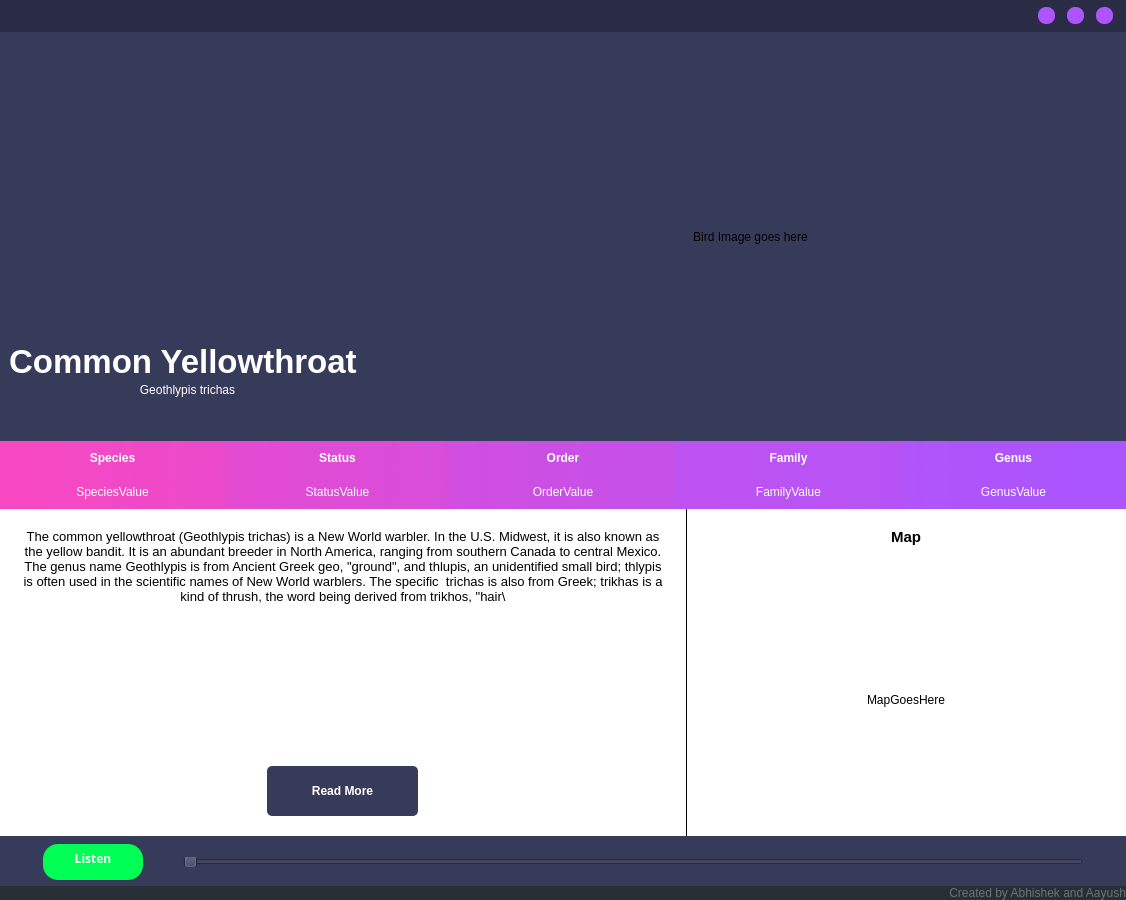
<?xml version="1.0" encoding="UTF-8"?>
<ui version="4.0">
 <class>MainWindow</class>
 <widget class="QMainWindow" name="MainWindow">
  <property name="geometry">
   <rect>
    <x>0</x>
    <y>0</y>
    <width>1124</width>
    <height>900</height>
   </rect>
  </property>
  <property name="windowTitle">
   <string>MainWindow</string>
  </property>
  <property name="tabShape">
   <enum>QTabWidget::Rounded</enum>
  </property>
  <widget class="QWidget" name="centralwidget">
   <property name="styleSheet">
    <string notr="true">background-color: rgb(255, 255, 255);

</string>
   </property>
   <layout class="QVBoxLayout" name="verticalLayout_2">
    <property name="leftMargin">
     <number>0</number>
    </property>
    <property name="topMargin">
     <number>0</number>
    </property>
    <property name="rightMargin">
     <number>0</number>
    </property>
    <property name="bottomMargin">
     <number>0</number>
    </property>
    <item>
     <layout class="QVBoxLayout" name="verticalLayout" stretch="0,15,0,12,0,0">
      <property name="spacing">
       <number>0</number>
      </property>
      <property name="leftMargin">
       <number>0</number>
      </property>
      <item>
       <widget class="QFrame" name="titleBarFrame">
        <property name="minimumSize">
         <size>
          <width>0</width>
          <height>32</height>
         </size>
        </property>
        <property name="maximumSize">
         <size>
          <width>16777215</width>
          <height>32</height>
         </size>
        </property>
        <property name="styleSheet">
         <string notr="true">background-color:rgb(41, 44, 68);</string>
        </property>
        <layout class="QHBoxLayout" name="Top">
         <property name="spacing">
          <number>0</number>
         </property>
         <property name="leftMargin">
          <number>0</number>
         </property>
         <property name="topMargin">
          <number>0</number>
         </property>
         <property name="rightMargin">
          <number>0</number>
         </property>
         <property name="bottomMargin">
          <number>0</number>
         </property>
         <item>
          <widget class="QLabel" name="TitleBar">
           <property name="styleSheet">
            <string notr="true">color:white;</string>
           </property>
           <property name="text">
            <string/>
           </property>
          </widget>
         </item>
         <item>
          <widget class="QFrame" name="frame">
           <property name="minimumSize">
            <size>
             <width>100</width>
             <height>30</height>
            </size>
           </property>
           <property name="maximumSize">
            <size>
             <width>100</width>
             <height>30</height>
            </size>
           </property>
           <property name="styleSheet">
            <string notr="true"/>
           </property>
           <property name="frameShape">
            <enum>QFrame::NoFrame</enum>
           </property>
           <property name="frameShadow">
            <enum>QFrame::Raised</enum>
           </property>
           <layout class="QHBoxLayout" name="horizontalLayout_2">
            <property name="spacing">
             <number>0</number>
            </property>
            <property name="leftMargin">
             <number>0</number>
            </property>
            <property name="topMargin">
             <number>0</number>
            </property>
            <property name="rightMargin">
             <number>0</number>
            </property>
            <property name="bottomMargin">
             <number>0</number>
            </property>
            <item>
             <widget class="QPushButton" name="minimizeButton">
              <property name="minimumSize">
               <size>
                <width>15</width>
                <height>15</height>
               </size>
              </property>
              <property name="maximumSize">
               <size>
                <width>17</width>
                <height>17</height>
               </size>
              </property>
              <property name="font">
               <font>
                <family>MS Shell Dlg 2</family>
               </font>
              </property>
              <property name="toolTip">
               <string>Minimize</string>
              </property>
              <property name="styleSheet">
               <string notr="true">QPushButton
{
	border:none;
	border-radius:8px;
	background-color: rgb(174, 84, 252);
}
QPushButton:hover
{
	background-color: rgba(174, 84, 252,150);
}
</string>
              </property>
              <property name="text">
               <string/>
              </property>
             </widget>
            </item>
            <item>
             <widget class="QPushButton" name="maximizeButton">
              <property name="minimumSize">
               <size>
                <width>15</width>
                <height>15</height>
               </size>
              </property>
              <property name="maximumSize">
               <size>
                <width>17</width>
                <height>17</height>
               </size>
              </property>
              <property name="toolTip">
               <string>Maximize</string>
              </property>
              <property name="styleSheet">
               <string notr="true">QPushButton
{
	border:none;
	border-radius:8px;
	background-color: rgb(174, 84, 252);
}
QPushButton:hover
{
	background-color: rgba(174, 84, 252,150);
}
</string>
              </property>
              <property name="text">
               <string/>
              </property>
             </widget>
            </item>
            <item>
             <widget class="QPushButton" name="closeButton">
              <property name="minimumSize">
               <size>
                <width>15</width>
                <height>15</height>
               </size>
              </property>
              <property name="maximumSize">
               <size>
                <width>17</width>
                <height>17</height>
               </size>
              </property>
              <property name="toolTip">
               <string>Close</string>
              </property>
              <property name="whatsThis">
               <string>Close</string>
              </property>
              <property name="styleSheet">
               <string notr="true">QPushButton
{
	border:none;
	border-radius:8px;
	background-color: rgb(174, 84, 252);
}
QPushButton:hover
{
	background-color: rgba(174, 84, 252,150);
}
</string>
              </property>
              <property name="text">
               <string/>
              </property>
             </widget>
            </item>
           </layout>
          </widget>
         </item>
        </layout>
       </widget>
      </item>
      <item>
       <layout class="QHBoxLayout" name="NameImageBar" stretch="1,2">
        <property name="spacing">
         <number>0</number>
        </property>
        <property name="leftMargin">
         <number>0</number>
        </property>
        <property name="topMargin">
         <number>0</number>
        </property>
        <item>
         <layout class="QVBoxLayout" name="BirdNameContainer" stretch="2,3">
          <property name="spacing">
           <number>0</number>
          </property>
          <property name="leftMargin">
           <number>0</number>
          </property>
          <item>
           <layout class="QVBoxLayout" name="verticalLayout_4">
            <item>
             <widget class="QWidget" name="EmptyWidget" native="true">
              <property name="styleSheet">
               <string notr="true">background-color: rgb(55, 59, 90);</string>
              </property>
             </widget>
            </item>
           </layout>
          </item>
          <item>
           <layout class="QVBoxLayout" name="MainBirdName" stretch="3,1">
            <property name="spacing">
             <number>0</number>
            </property>
            <property name="leftMargin">
             <number>0</number>
            </property>
            <property name="rightMargin">
             <number>0</number>
            </property>
            <item>
             <widget class="QLabel" name="BirdName">
              <property name="font">
               <font>
                <pointsize>25</pointsize>
                <weight>75</weight>
                <bold>true</bold>
               </font>
              </property>
              <property name="layoutDirection">
               <enum>Qt::LeftToRight</enum>
              </property>
              <property name="autoFillBackground">
               <bool>false</bool>
              </property>
              <property name="styleSheet">
               <string notr="true">background-color: rgb(55, 59, 90);
color:white;</string>
              </property>
              <property name="text">
               <string>Common Yellowthroat </string>
              </property>
              <property name="textFormat">
               <enum>Qt::AutoText</enum>
              </property>
              <property name="alignment">
               <set>Qt::AlignBottom|Qt::AlignHCenter</set>
              </property>
              <property name="wordWrap">
               <bool>true</bool>
              </property>
              <property name="margin">
               <number>0</number>
              </property>
             </widget>
            </item>
            <item>
             <widget class="QLabel" name="BinomialName">
              <property name="styleSheet">
               <string notr="true">background-color: rgb(55, 59, 90);
color:white;
border:none;
padding:10px;
padding-top:0px;</string>
              </property>
              <property name="text">
               <string>Geothlypis trichas</string>
              </property>
              <property name="alignment">
               <set>Qt::AlignHCenter|Qt::AlignTop</set>
              </property>
              <property name="margin">
               <number>0</number>
              </property>
             </widget>
            </item>
           </layout>
          </item>
         </layout>
        </item>
        <item>
         <layout class="QVBoxLayout" name="ImageContainer">
          <property name="sizeConstraint">
           <enum>QLayout::SetDefaultConstraint</enum>
          </property>
          <item>
           <widget class="QLabel" name="BirdImageMain">
            <property name="styleSheet">
             <string notr="true">background-color: rgb(55, 59, 90);</string>
            </property>
            <property name="text">
             <string>Bird Image goes here</string>
            </property>
            <property name="alignment">
             <set>Qt::AlignCenter</set>
            </property>
           </widget>
          </item>
         </layout>
        </item>
       </layout>
      </item>
      <item>
       <widget class="QWidget" name="widget" native="true">
        <property name="styleSheet">
         <string notr="true">QWidget{
color:white;
padding:10px;

}</string>
        </property>
        <layout class="QHBoxLayout" name="horizontalLayout">
         <property name="spacing">
          <number>0</number>
         </property>
         <property name="leftMargin">
          <number>0</number>
         </property>
         <property name="topMargin">
          <number>0</number>
         </property>
         <property name="rightMargin">
          <number>0</number>
         </property>
         <property name="bottomMargin">
          <number>0</number>
         </property>
         <item>
          <layout class="QHBoxLayout" name="DetailsBar">
           <property name="spacing">
            <number>0</number>
           </property>
           <property name="leftMargin">
            <number>0</number>
           </property>
           <property name="topMargin">
            <number>0</number>
           </property>
           <item>
            <layout class="QVBoxLayout" name="SpeciesContainer">
             <property name="spacing">
              <number>0</number>
             </property>
             <property name="leftMargin">
              <number>0</number>
             </property>
             <item>
              <widget class="QLabel" name="SpeciesHeader">
               <property name="font">
                <font>
                 <pointsize>9</pointsize>
                 <weight>75</weight>
                 <bold>true</bold>
                </font>
               </property>
               <property name="styleSheet">
                <string notr="true">border-radius:0;
background-color: qlineargradient(spread:pad, x1:0, y1:0.483, x2:1, y2:0.494, stop:0 rgb(248,72,193), stop:1 rgb(235,74,203));</string>
               </property>
               <property name="text">
                <string>Species</string>
               </property>
               <property name="alignment">
                <set>Qt::AlignCenter</set>
               </property>
              </widget>
             </item>
             <item>
              <widget class="QLabel" name="SpeciesValue">
               <property name="styleSheet">
                <string notr="true">border-radius:0;
background-color: qlineargradient(spread:pad, x1:0, y1:0.483, x2:1, y2:0.494, stop:0 rgb(248,72,193), stop:1 rgb(235,74,203));
</string>
               </property>
               <property name="text">
                <string>SpeciesValue</string>
               </property>
               <property name="alignment">
                <set>Qt::AlignCenter</set>
               </property>
              </widget>
             </item>
            </layout>
           </item>
           <item>
            <layout class="QVBoxLayout" name="StatusContainer">
             <property name="spacing">
              <number>0</number>
             </property>
             <property name="leftMargin">
              <number>0</number>
             </property>
             <item>
              <widget class="QLabel" name="StatusHeader">
               <property name="font">
                <font>
                 <pointsize>9</pointsize>
                 <weight>75</weight>
                 <bold>true</bold>
                </font>
               </property>
               <property name="styleSheet">
                <string notr="true">border-radius:0;
background-color: qlineargradient(spread:pad, x1:0, y1:0.483, x2:1, y2:0.494, stop:0 rgb(228,75,209), stop:1 rgb(215,77,219));
</string>
               </property>
               <property name="text">
                <string>Status</string>
               </property>
               <property name="alignment">
                <set>Qt::AlignCenter</set>
               </property>
              </widget>
             </item>
             <item>
              <widget class="QLabel" name="StatusValue">
               <property name="styleSheet">
                <string notr="true">border-radius:0;
background-color: qlineargradient(spread:pad, x1:0, y1:0.483, x2:1, y2:0.494, stop:0 rgb(228,75,209), stop:1 rgb(215,77,219));
</string>
               </property>
               <property name="text">
                <string>StatusValue</string>
               </property>
               <property name="alignment">
                <set>Qt::AlignCenter</set>
               </property>
              </widget>
             </item>
            </layout>
           </item>
           <item>
            <layout class="QVBoxLayout" name="OrderContainer">
             <property name="spacing">
              <number>0</number>
             </property>
             <property name="leftMargin">
              <number>0</number>
             </property>
             <item>
              <widget class="QLabel" name="OrderHeader">
               <property name="font">
                <font>
                 <pointsize>9</pointsize>
                 <weight>75</weight>
                 <bold>true</bold>
                </font>
               </property>
               <property name="styleSheet">
                <string notr="true">border-radius:0;
background-color: qlineargradient(spread:pad, x1:0, y1:0.483, x2:1, y2:0.494, stop:0 rgb(209,78,224), stop:1 rgb(196,81,234));
</string>
               </property>
               <property name="text">
                <string>Order</string>
               </property>
               <property name="alignment">
                <set>Qt::AlignCenter</set>
               </property>
              </widget>
             </item>
             <item>
              <widget class="QLabel" name="OrderValue">
               <property name="styleSheet">
                <string notr="true">border-radius:0;
background-color: qlineargradient(spread:pad, x1:0, y1:0.483, x2:1, y2:0.494, stop:0 rgb(209,78,224), stop:1 rgb(196,81,234));
</string>
               </property>
               <property name="text">
                <string>OrderValue</string>
               </property>
               <property name="alignment">
                <set>Qt::AlignCenter</set>
               </property>
              </widget>
             </item>
            </layout>
           </item>
           <item>
            <layout class="QVBoxLayout" name="FamilyContainer">
             <property name="spacing">
              <number>0</number>
             </property>
             <property name="leftMargin">
              <number>0</number>
             </property>
             <item>
              <widget class="QLabel" name="FamilyHeader">
               <property name="font">
                <font>
                 <pointsize>9</pointsize>
                 <weight>75</weight>
                 <bold>true</bold>
                </font>
               </property>
               <property name="styleSheet">
                <string notr="true">border-radius:0;
background-color: qlineargradient(spread:pad, x1:0, y1:0.483, x2:1, y2:0.494, stop:0 rgb(190,82,240), stop:1 rgb(183,83,245));</string>
               </property>
               <property name="text">
                <string>Family</string>
               </property>
               <property name="alignment">
                <set>Qt::AlignCenter</set>
               </property>
              </widget>
             </item>
             <item>
              <widget class="QLabel" name="FamilyValue">
               <property name="styleSheet">
                <string notr="true">border-radius:0;
background-color: qlineargradient(spread:pad, x1:0, y1:0.483, x2:1, y2:0.494, stop:0 rgb(190,82,240), stop:1 rgb(183,83,245));</string>
               </property>
               <property name="text">
                <string>FamilyValue</string>
               </property>
               <property name="alignment">
                <set>Qt::AlignCenter</set>
               </property>
              </widget>
             </item>
            </layout>
           </item>
           <item>
            <layout class="QVBoxLayout" name="GenusContainer">
             <property name="spacing">
              <number>0</number>
             </property>
             <property name="leftMargin">
              <number>0</number>
             </property>
             <item>
              <widget class="QLabel" name="GenusHeader">
               <property name="font">
                <font>
                 <pointsize>9</pointsize>
                 <weight>75</weight>
                 <bold>true</bold>
                 <kerning>true</kerning>
                </font>
               </property>
               <property name="styleSheet">
                <string notr="true">border-radius:0;
background-color: qlineargradient(spread:pad, x1:0, y1:0.483, x2:1, y2:0.494, stop:0 rgb(177,84,250), stop:1 rgb(170,85,255));
</string>
               </property>
               <property name="text">
                <string>Genus</string>
               </property>
               <property name="alignment">
                <set>Qt::AlignCenter</set>
               </property>
              </widget>
             </item>
             <item>
              <widget class="QLabel" name="GenusValue">
               <property name="styleSheet">
                <string notr="true">border-radius:0;
background-color: qlineargradient(spread:pad, x1:0, y1:0.483, x2:1, y2:0.494, stop:0 rgb(177,84,250), stop:1 rgb(170,85,255));
</string>
               </property>
               <property name="text">
                <string>GenusValue</string>
               </property>
               <property name="alignment">
                <set>Qt::AlignCenter</set>
               </property>
              </widget>
             </item>
            </layout>
           </item>
          </layout>
         </item>
        </layout>
       </widget>
      </item>
      <item>
       <layout class="QHBoxLayout" name="DescriptionMap" stretch="0,1">
        <property name="spacing">
         <number>0</number>
        </property>
        <property name="leftMargin">
         <number>0</number>
        </property>
        <item>
         <layout class="QVBoxLayout" name="DescriptionContainer" stretch="5,1">
          <property name="spacing">
           <number>0</number>
          </property>
          <property name="leftMargin">
           <number>20</number>
          </property>
          <property name="topMargin">
           <number>20</number>
          </property>
          <property name="rightMargin">
           <number>20</number>
          </property>
          <property name="bottomMargin">
           <number>20</number>
          </property>
          <item>
           <widget class="QLabel" name="Description">
            <property name="sizePolicy">
             <sizepolicy hsizetype="Preferred" vsizetype="Preferred">
              <horstretch>0</horstretch>
              <verstretch>0</verstretch>
             </sizepolicy>
            </property>
            <property name="minimumSize">
             <size>
              <width>0</width>
              <height>0</height>
             </size>
            </property>
            <property name="font">
             <font>
              <pointsize>10</pointsize>
             </font>
            </property>
            <property name="styleSheet">
             <string notr="true">border:None;</string>
            </property>
            <property name="text">
             <string>The common yellowthroat (Geothlypis trichas) is a New World warbler. In the U.S. Midwest, it is also known as the yellow bandit. It is an abundant breeder in North America, ranging from southern Canada to central Mexico. The genus name Geothlypis is from Ancient Greek geo, &quot;ground&quot;, and thlupis, an unidentified small bird; thlypis is often used in the scientific names of New World warblers. The specific  trichas is also from Greek; trikhas is a kind of thrush, the word being derived from trikhos, &quot;hair\</string>
            </property>
            <property name="alignment">
             <set>Qt::AlignHCenter|Qt::AlignTop</set>
            </property>
            <property name="wordWrap">
             <bool>true</bool>
            </property>
            <property name="margin">
             <number>20</number>
            </property>
           </widget>
          </item>
          <item>
           <layout class="QHBoxLayout" name="ButtonLayoutContainer" stretch="1">
            <property name="spacing">
             <number>0</number>
            </property>
            <property name="leftMargin">
             <number>0</number>
            </property>
            <item>
             <layout class="QHBoxLayout" name="horizontalLayout_3">
              <item>
               <layout class="QVBoxLayout" name="verticalLayout_3"/>
              </item>
              <item>
               <widget class="QPushButton" name="ReadMoreButton">
                <property name="minimumSize">
                 <size>
                  <width>0</width>
                  <height>50</height>
                 </size>
                </property>
                <property name="maximumSize">
                 <size>
                  <width>151</width>
                  <height>50</height>
                 </size>
                </property>
                <property name="font">
                 <font>
                  <weight>75</weight>
                  <bold>true</bold>
                 </font>
                </property>
                <property name="styleSheet">
                 <string notr="true">background-color: rgb(55, 59, 90);
color:white;
border-radius:5px;</string>
                </property>
                <property name="text">
                 <string>Read More</string>
                </property>
               </widget>
              </item>
              <item>
               <layout class="QVBoxLayout" name="verticalLayout_7"/>
              </item>
             </layout>
            </item>
           </layout>
          </item>
         </layout>
        </item>
        <item>
         <layout class="QVBoxLayout" name="MapContainer" stretch="1,5">
          <property name="sizeConstraint">
           <enum>QLayout::SetFixedSize</enum>
          </property>
          <item>
           <widget class="QLabel" name="MapLabel">
            <property name="font">
             <font>
              <pointsize>11</pointsize>
              <weight>75</weight>
              <bold>true</bold>
             </font>
            </property>
            <property name="styleSheet">
             <string notr="true">border-left:1px solid black;</string>
            </property>
            <property name="text">
             <string>Map</string>
            </property>
            <property name="alignment">
             <set>Qt::AlignCenter</set>
            </property>
           </widget>
          </item>
          <item>
           <widget class="QLabel" name="Map">
            <property name="maximumSize">
             <size>
              <width>440</width>
              <height>16777215</height>
             </size>
            </property>
            <property name="styleSheet">
             <string notr="true">border-left:1px solid black;</string>
            </property>
            <property name="text">
             <string>MapGoesHere</string>
            </property>
            <property name="alignment">
             <set>Qt::AlignCenter</set>
            </property>
           </widget>
          </item>
         </layout>
        </item>
       </layout>
      </item>
      <item>
       <widget class="QGroupBox" name="MediaPlayer">
        <property name="sizePolicy">
         <sizepolicy hsizetype="Minimum" vsizetype="Minimum">
          <horstretch>0</horstretch>
          <verstretch>0</verstretch>
         </sizepolicy>
        </property>
        <property name="minimumSize">
         <size>
          <width>0</width>
          <height>50</height>
         </size>
        </property>
        <property name="styleSheet">
         <string notr="true">background-color:rgb(55, 59, 90);
border:none;
padding-bottom:7px
</string>
        </property>
        <property name="alignment">
         <set>Qt::AlignCenter</set>
        </property>
        <layout class="QHBoxLayout" name="horizontalLayout_8" stretch="0,0,0,0,0">
         <property name="spacing">
          <number>0</number>
         </property>
         <property name="leftMargin">
          <number>0</number>
         </property>
         <property name="topMargin">
          <number>0</number>
         </property>
         <property name="rightMargin">
          <number>0</number>
         </property>
         <property name="bottomMargin">
          <number>0</number>
         </property>
         <item>
          <spacer name="horizontalSpacer_2">
           <property name="orientation">
            <enum>Qt::Horizontal</enum>
           </property>
           <property name="sizeHint" stdset="0">
            <size>
             <width>40</width>
             <height>20</height>
            </size>
           </property>
          </spacer>
         </item>
         <item>
          <widget class="QPushButton" name="ListenAudio">
           <property name="sizePolicy">
            <sizepolicy hsizetype="MinimumExpanding" vsizetype="MinimumExpanding">
             <horstretch>0</horstretch>
             <verstretch>0</verstretch>
            </sizepolicy>
           </property>
           <property name="minimumSize">
            <size>
             <width>100</width>
             <height>36</height>
            </size>
           </property>
           <property name="maximumSize">
            <size>
             <width>100</width>
             <height>36</height>
            </size>
           </property>
           <property name="baseSize">
            <size>
             <width>0</width>
             <height>0</height>
            </size>
           </property>
           <property name="font">
            <font>
             <family>Oswald</family>
             <pointsize>9</pointsize>
             <weight>75</weight>
             <bold>true</bold>
            </font>
           </property>
           <property name="styleSheet">
            <string notr="true">background-color: rgb(0, 255, 85);
color:white;
border-radius:15;
</string>
           </property>
           <property name="text">
            <string>Listen</string>
           </property>
           <property name="iconSize">
            <size>
             <width>0</width>
             <height>0</height>
            </size>
           </property>
          </widget>
         </item>
         <item>
          <spacer name="horizontalSpacer">
           <property name="orientation">
            <enum>Qt::Horizontal</enum>
           </property>
           <property name="sizeHint" stdset="0">
            <size>
             <width>40</width>
             <height>20</height>
            </size>
           </property>
          </spacer>
         </item>
         <item>
          <widget class="QSlider" name="slider">
           <property name="minimumSize">
            <size>
             <width>900</width>
             <height>0</height>
            </size>
           </property>
           <property name="maximumSize">
            <size>
             <width>1030</width>
             <height>10</height>
            </size>
           </property>
           <property name="styleSheet">
            <string notr="true"/>
           </property>
           <property name="orientation">
            <enum>Qt::Horizontal</enum>
           </property>
          </widget>
         </item>
         <item>
          <spacer name="horizontalSpacer_3">
           <property name="orientation">
            <enum>Qt::Horizontal</enum>
           </property>
           <property name="sizeHint" stdset="0">
            <size>
             <width>40</width>
             <height>20</height>
            </size>
           </property>
          </spacer>
         </item>
        </layout>
       </widget>
      </item>
      <item>
       <layout class="QHBoxLayout" name="Footer">
        <item>
         <widget class="QLabel" name="label">
          <property name="styleSheet">
           <string notr="true">color: rgb(113, 113, 113);
background-color:rgb(40, 46, 53)</string>
          </property>
          <property name="text">
           <string>Created by Abhishek and Aayush</string>
          </property>
          <property name="alignment">
           <set>Qt::AlignRight|Qt::AlignTrailing|Qt::AlignVCenter</set>
          </property>
          <property name="margin">
           <number>2</number>
          </property>
         </widget>
        </item>
       </layout>
      </item>
     </layout>
    </item>
   </layout>
  </widget>
 </widget>
 <resources/>
 <connections/>
</ui>
